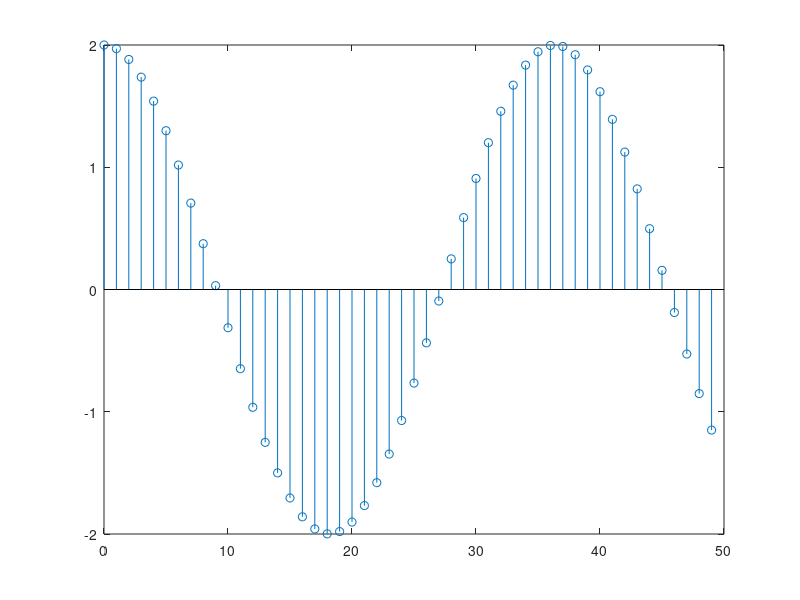

The MATLAB source for this figure:
length = 0.5; %seconds
ft = 16000; % Hz
f = 440; % Hz

n = 0:length*ft;
A = 2;
w = 2*pi*f/ft;

x = A * cos(w*n);
figure(1); clf;
stem(n(1:50),x(1:50));
%axis([-0.5 10.5 -2.2 2.2])

soundsc(x,ft);

%%